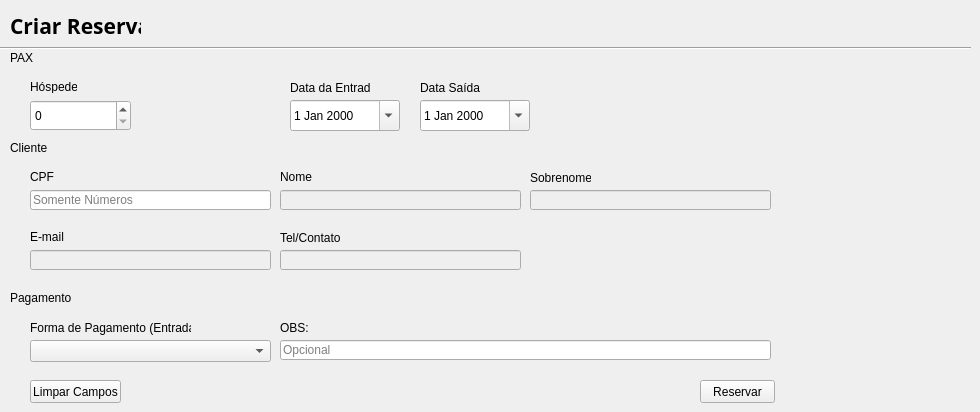
    <widget class="QWidget" name="tab_reservas">
     <attribute name="title">
      <string>Reservas</string>
     </attribute>
     <widget class="QLabel" name="label_15">
      <property name="geometry">
       <rect>
        <x>10</x>
        <y>10</y>
        <width>131</width>
        <height>31</height>
       </rect>
      </property>
      <property name="font">
       <font>
        <family>Microsoft PhagsPa</family>
        <pointsize>16</pointsize>
        <weight>75</weight>
        <bold>true</bold>
       </font>
      </property>
      <property name="text">
       <string>Criar Reserva</string>
      </property>
     </widget>
     <widget class="Line" name="line_2">
      <property name="geometry">
       <rect>
        <x>0</x>
        <y>40</y>
        <width>971</width>
        <height>16</height>
       </rect>
      </property>
      <property name="orientation">
       <enum>Qt::Horizontal</enum>
      </property>
     </widget>
     <widget class="QLabel" name="label_24">
      <property name="geometry">
       <rect>
        <x>10</x>
        <y>50</y>
        <width>71</width>
        <height>16</height>
       </rect>
      </property>
      <property name="text">
       <string>PAX</string>
      </property>
     </widget>
     <widget class="QLabel" name="label_26">
      <property name="geometry">
       <rect>
        <x>10</x>
        <y>140</y>
        <width>71</width>
        <height>16</height>
       </rect>
      </property>
      <property name="text">
       <string>Cliente</string>
      </property>
     </widget>
     <widget class="QLabel" name="label_27">
      <property name="geometry">
       <rect>
        <x>280</x>
        <y>170</y>
        <width>47</width>
        <height>13</height>
       </rect>
      </property>
      <property name="text">
       <string>Nome</string>
      </property>
     </widget>
     <widget class="QLineEdit" name="line_r_name">
      <property name="enabled">
       <bool>false</bool>
      </property>
      <property name="geometry">
       <rect>
        <x>280</x>
        <y>190</y>
        <width>241</width>
        <height>20</height>
       </rect>
      </property>
      <property name="autoFillBackground">
       <bool>false</bool>
      </property>
      <property name="clearButtonEnabled">
       <bool>true</bool>
      </property>
     </widget>
     <widget class="QLineEdit" name="line_r_lastname">
      <property name="enabled">
       <bool>false</bool>
      </property>
      <property name="geometry">
       <rect>
        <x>530</x>
        <y>190</y>
        <width>241</width>
        <height>20</height>
       </rect>
      </property>
      <property name="clearButtonEnabled">
       <bool>true</bool>
      </property>
     </widget>
     <widget class="QLineEdit" name="line_r_cpf">
      <property name="geometry">
       <rect>
        <x>30</x>
        <y>190</y>
        <width>241</width>
        <height>20</height>
       </rect>
      </property>
      <property name="placeholderText">
       <string>Somente Números</string>
      </property>
      <property name="clearButtonEnabled">
       <bool>true</bool>
      </property>
     </widget>
     <widget class="QLineEdit" name="line_r_email">
      <property name="enabled">
       <bool>false</bool>
      </property>
      <property name="geometry">
       <rect>
        <x>30</x>
        <y>250</y>
        <width>241</width>
        <height>20</height>
       </rect>
      </property>
      <property name="clearButtonEnabled">
       <bool>true</bool>
      </property>
     </widget>
     <widget class="QLineEdit" name="line_r_contato">
      <property name="enabled">
       <bool>false</bool>
      </property>
      <property name="geometry">
       <rect>
        <x>280</x>
        <y>250</y>
        <width>241</width>
        <height>20</height>
       </rect>
      </property>
      <property name="clearButtonEnabled">
       <bool>true</bool>
      </property>
     </widget>
     <widget class="QLabel" name="label_28">
      <property name="geometry">
       <rect>
        <x>530</x>
        <y>170</y>
        <width>61</width>
        <height>16</height>
       </rect>
      </property>
      <property name="text">
       <string>Sobrenome</string>
      </property>
     </widget>
     <widget class="QLabel" name="label_29">
      <property name="geometry">
       <rect>
        <x>30</x>
        <y>170</y>
        <width>47</width>
        <height>13</height>
       </rect>
      </property>
      <property name="text">
       <string>CPF</string>
      </property>
     </widget>
     <widget class="QLabel" name="label_30">
      <property name="geometry">
       <rect>
        <x>30</x>
        <y>230</y>
        <width>47</width>
        <height>13</height>
       </rect>
      </property>
      <property name="text">
       <string>E-mail</string>
      </property>
     </widget>
     <widget class="QLabel" name="label_31">
      <property name="geometry">
       <rect>
        <x>280</x>
        <y>230</y>
        <width>71</width>
        <height>16</height>
       </rect>
      </property>
      <property name="text">
       <string>Tel/Contato</string>
      </property>
     </widget>
     <widget class="QLabel" name="label_33">
      <property name="geometry">
       <rect>
        <x>10</x>
        <y>290</y>
        <width>71</width>
        <height>16</height>
       </rect>
      </property>
      <property name="text">
       <string>Pagamento</string>
      </property>
     </widget>
     <widget class="QLabel" name="label_34">
      <property name="geometry">
       <rect>
        <x>30</x>
        <y>320</y>
        <width>161</width>
        <height>16</height>
       </rect>
      </property>
      <property name="text">
       <string>Forma de Pagamento (Entrada)</string>
      </property>
     </widget>
     <widget class="QLabel" name="label_35">
      <property name="geometry">
       <rect>
        <x>280</x>
        <y>320</y>
        <width>111</width>
        <height>16</height>
       </rect>
      </property>
      <property name="text">
       <string>OBS:</string>
      </property>
     </widget>
     <widget class="QLineEdit" name="line_obs">
      <property name="geometry">
       <rect>
        <x>280</x>
        <y>340</y>
        <width>491</width>
        <height>20</height>
       </rect>
      </property>
      <property name="placeholderText">
       <string>Opcional</string>
      </property>
     </widget>
     <widget class="QPushButton" name="btn_reservar">
      <property name="geometry">
       <rect>
        <x>700</x>
        <y>380</y>
        <width>75</width>
        <height>23</height>
       </rect>
      </property>
      <property name="text">
       <string>Reservar</string>
      </property>
     </widget>
     <widget class="QLabel" name="label_37">
      <property name="geometry">
       <rect>
        <x>290</x>
        <y>80</y>
        <width>81</width>
        <height>16</height>
       </rect>
      </property>
      <property name="text">
       <string>Data da Entrada</string>
      </property>
     </widget>
     <widget class="QComboBox" name="combo_payment">
      <property name="geometry">
       <rect>
        <x>30</x>
        <y>340</y>
        <width>241</width>
        <height>22</height>
       </rect>
      </property>
      <item>
       <property name="text">
        <string/>
       </property>
      </item>
      <item>
       <property name="text">
        <string>Cartão de Crédito</string>
       </property>
      </item>
      <item>
       <property name="text">
        <string>Dinheiro</string>
       </property>
      </item>
      <item>
       <property name="text">
        <string>PIX/Transferência</string>
       </property>
      </item>
     </widget>
     <widget class="QSpinBox" name="spin_adults">
      <property name="geometry">
       <rect>
        <x>30</x>
        <y>100</y>
        <width>101</width>
        <height>31</height>
       </rect>
      </property>
      <property name="stepType">
       <enum>QAbstractSpinBox::DefaultStepType</enum>
      </property>
     </widget>
     <widget class="QLabel" name="label_8">
      <property name="geometry">
       <rect>
        <x>30</x>
        <y>80</y>
        <width>47</width>
        <height>13</height>
       </rect>
      </property>
      <property name="text">
       <string>Hóspedes</string>
      </property>
     </widget>
     <widget class="QPushButton" name="btn_clear_all_r">
      <property name="geometry">
       <rect>
        <x>30</x>
        <y>380</y>
        <width>91</width>
        <height>23</height>
       </rect>
      </property>
      <property name="text">
       <string>Limpar Campos</string>
      </property>
     </widget>
     <widget class="QLabel" name="label_89">
      <property name="geometry">
       <rect>
        <x>420</x>
        <y>80</y>
        <width>81</width>
        <height>16</height>
       </rect>
      </property>
      <property name="text">
       <string>Data Saída</string>
      </property>
     </widget>
     <widget class="QDateEdit" name="date_entrada">
      <property name="geometry">
       <rect>
        <x>290</x>
        <y>100</y>
        <width>110</width>
        <height>31</height>
       </rect>
      </property>
      <property name="calendarPopup">
       <bool>true</bool>
      </property>
     </widget>
     <widget class="QDateEdit" name="date_saida">
      <property name="geometry">
       <rect>
        <x>420</x>
        <y>100</y>
        <width>110</width>
        <height>31</height>
       </rect>
      </property>
      <property name="calendarPopup">
       <bool>true</bool>
      </property>
     </widget>
    </widget>
